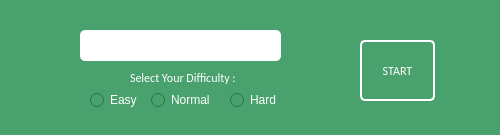
<?xml version="1.0" encoding="UTF-8"?>
<ui version="4.0">
 <class>GuessTheNumber</class>
 <widget class="QWidget" name="GuessTheNumber">
  <property name="geometry">
   <rect>
    <x>0</x>
    <y>0</y>
    <width>500</width>
    <height>135</height>
   </rect>
  </property>
  <property name="windowTitle">
   <string>Guess The Number!</string>
  </property>
  <property name="styleSheet">
   <string notr="true">background-color:#49a26d;
</string>
  </property>
  <widget class="QLabel" name="difficulty_label">
   <property name="geometry">
    <rect>
     <x>130</x>
     <y>70</y>
     <width>121</width>
     <height>16</height>
    </rect>
   </property>
   <property name="styleSheet">
    <string notr="true">background-color:#49a26d;
color:white;
font-family:calibri;</string>
   </property>
   <property name="frameShape">
    <enum>QFrame::NoFrame</enum>
   </property>
   <property name="frameShadow">
    <enum>QFrame::Plain</enum>
   </property>
   <property name="text">
    <string>Select Your Difficulty :</string>
   </property>
   <property name="textFormat">
    <enum>Qt::MarkdownText</enum>
   </property>
   <property name="scaledContents">
    <bool>false</bool>
   </property>
   <property name="alignment">
    <set>Qt::AlignLeading|Qt::AlignLeft|Qt::AlignVCenter</set>
   </property>
  </widget>
  <widget class="QRadioButton" name="easy">
   <property name="geometry">
    <rect>
     <x>90</x>
     <y>90</y>
     <width>51</width>
     <height>20</height>
    </rect>
   </property>
   <property name="styleSheet">
    <string notr="true">color:white;
background-color:#49a26d;</string>
   </property>
   <property name="text">
    <string>Easy</string>
   </property>
  </widget>
  <widget class="QRadioButton" name="normal">
   <property name="geometry">
    <rect>
     <x>151</x>
     <y>90</y>
     <width>63</width>
     <height>20</height>
    </rect>
   </property>
   <property name="styleSheet">
    <string notr="true">background-color:#49a26d;
color:white;</string>
   </property>
   <property name="text">
    <string>Normal</string>
   </property>
  </widget>
  <widget class="QLabel" name="welcome">
   <property name="geometry">
    <rect>
     <x>80</x>
     <y>30</y>
     <width>201</width>
     <height>31</height>
    </rect>
   </property>
   <property name="font">
    <font>
     <pointsize>12</pointsize>
    </font>
   </property>
   <property name="toolTip">
    <string>&lt;html&gt;&lt;head/&gt;&lt;body&gt;&lt;p&gt;&lt;br/&gt;&lt;/p&gt;&lt;/body&gt;&lt;/html&gt;</string>
   </property>
   <property name="styleSheet">
    <string notr="true">color:black;
background-color:white;
border-radius:5px;</string>
   </property>
   <property name="text">
    <string/>
   </property>
   <property name="alignment">
    <set>Qt::AlignCenter</set>
   </property>
  </widget>
  <widget class="QPushButton" name="start">
   <property name="geometry">
    <rect>
     <x>360</x>
     <y>40</y>
     <width>75</width>
     <height>61</height>
    </rect>
   </property>
   <property name="cursor">
    <cursorShape>PointingHandCursor</cursorShape>
   </property>
   <property name="styleSheet">
    <string notr="true">QPushButton{
border-style: solid;
border-width: 2px;
border-radius:5px;
border-color:white;
color:white;
background-color:none;
font-family:calibri;
}

QPushButton:hover{
color:black;
border-radius:5px;
background-color:white;
}</string>
   </property>
   <property name="text">
    <string>START</string>
   </property>
  </widget>
  <widget class="QRadioButton" name="hard">
   <property name="geometry">
    <rect>
     <x>230</x>
     <y>90</y>
     <width>49</width>
     <height>20</height>
    </rect>
   </property>
   <property name="sizeIncrement">
    <size>
     <width>0</width>
     <height>0</height>
    </size>
   </property>
   <property name="baseSize">
    <size>
     <width>0</width>
     <height>0</height>
    </size>
   </property>
   <property name="styleSheet">
    <string notr="true">background-color:#49a26d;
color:white;</string>
   </property>
   <property name="text">
    <string>Hard</string>
   </property>
  </widget>
 </widget>
 <resources/>
 <connections/>
</ui>
